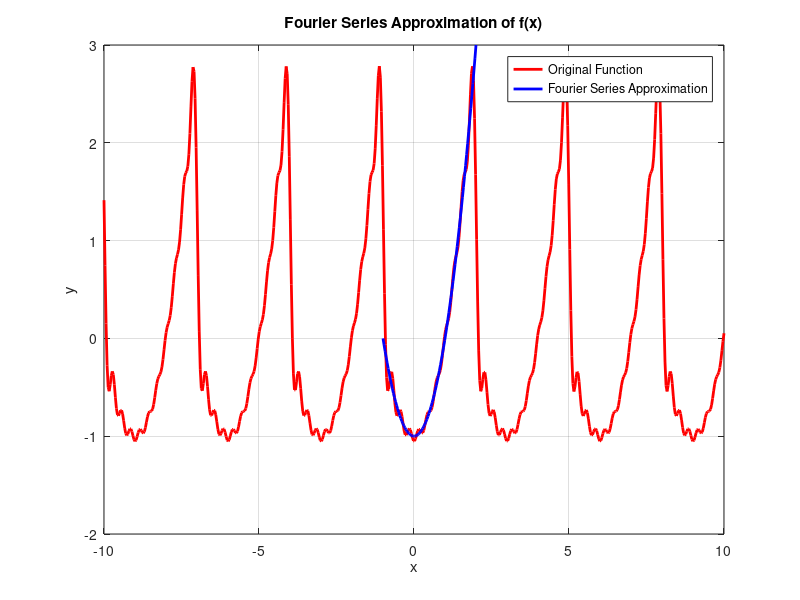

Source code (MATLAB):
% Define the original function
f = @(x) x.^2 - 1;

% Define the period
T = 3;

% Calculate a0
a0 = (1/T)*integral(f, -1, 2);

% Number of terms in the Fourier series
N = 10;

% Generate X values for plotting
X0 = linspace(-1, 2, 90);
X = linspace(-10, 10, 600);

% Initialize Fourier series function
F = zeros(size(X));
F = F + a0/2;
% Compute the Fourier series approximation
a_n = zeros(1, N);
b_n = zeros(1, N);
for n = 1:N
    a_n(n) = (2/T)*integral(@(x) f(x).*cos(2*pi*n*x/T), -1, 2);
    b_n(n) = (2/T)*integral(@(x) f(x).*sin(2*pi*n*x/T), -1, 2);
    F = F + a_n(n) * cos(2*pi*n*X/T) + b_n(n) * sin(2*pi*n*X/T);
end
disp('An: (A1 to A10)')
disp(a_n);
disp('Bn: (B1 to B10)')
disp(b_n);
disp('A0:')
disp(a0);

% Compute Y for the original function
Y0 = f(X0);

% Plot the original function and its Fourier series approximation
plot(X, F, 'r', 'LineWidth', 2); % Fourier series approximation
hold on;
plot(X0, Y0, 'b', 'LineWidth', 2); % Original function
hold off;
xlabel('x');
ylabel('y');
title('Fourier Series Approximation of f(x)');
legend('Original Function', 'Fourier Series Approximation');
grid on;
